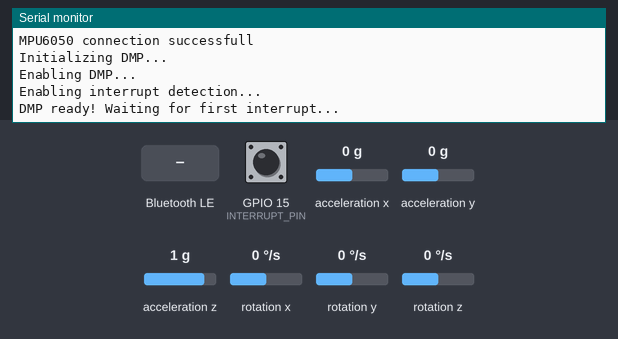
A sketch run on a simulated ESP32. Shown: the last lines printed to the serial monitor. The inputs (shaded band) are chosen by the test bench; at power-on: acceleration x 0 g, acceleration y 0 g, acceleration z 1 g, GPIO 15 (INTERRUPT_PIN) LOW, rotation x 0 °/s, rotation y 0 °/s, rotation z 0 °/s. The sensor or clock chip raises its interrupt line as the real part does; nothing arrives over Bluetooth unless stated; a phone connects over Bluetooth LE 3 s after start.

Above: at 1.7 s.
1.8 s: Bluetooth LE write "1" received
At 2.8 s:
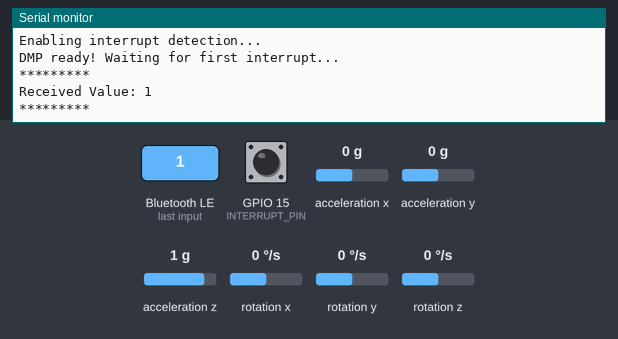
3.3 s: acceleration x set to -1.4 g
At 4.4 s:
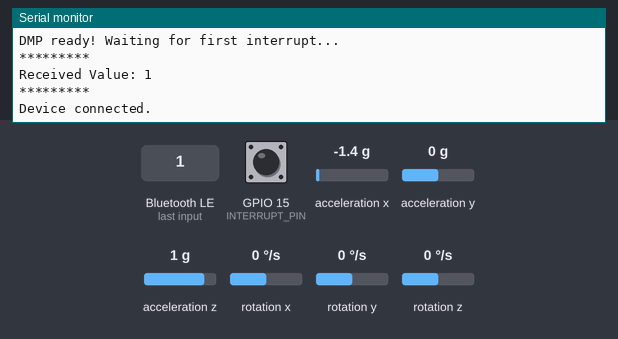
6.3 s: acceleration y set to -1.4 g
At 7.0 s:
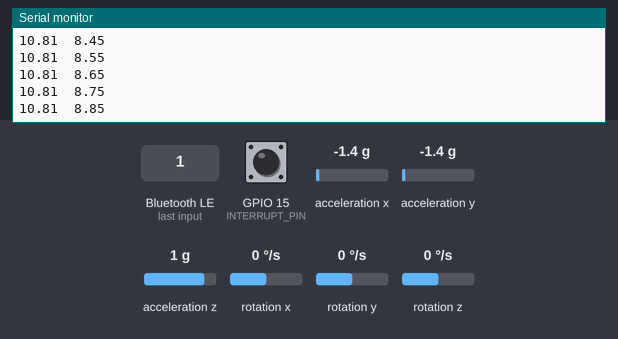
7.8 s: acceleration z set to -1.4 g
At 8.7 s:
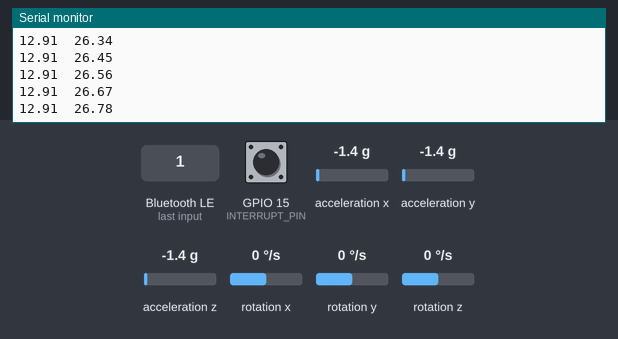
9.3 s: Bluetooth LE write "0" received
Timing chart, 0 to 11.8 s (numbered marks = the images above; inputs shaded):
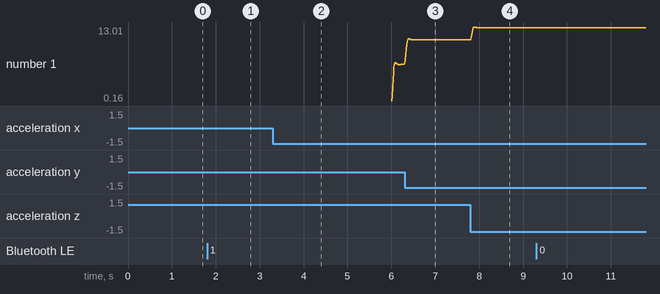

Measured:
- after the input at 1.8 s, the serial monitor: prints a new line at once (image 1)

The sketch:

OpenBST_MPU6050_ESP32.ino
```cpp
/*
 * Code adapted from MPU6050_DMP6_ESP32
 *
 * Author: Ethan Joyce
 */

#define BLUETOOTH_EN

#include "Wire.h"
#include "MPU6050_6Axis_MotionApps20.h"

#ifdef BLUETOOTH_EN
#include <BLEDevice.h>
#include <BLEServer.h>
#include <BLEUtils.h>
#include <BLE2902.h>
#endif // BLUETOOTH_EN


#define SDA_PIN         4
#define SCL_PIN         5
#define INTERRUPT_PIN   15

#define DT              0.01 /* 10ms aka 100Hz */

// Rep detection
#define REP_DETECT_V_THRESHOLD   0.10 /* m/s, used for -ve and +ve velocities */


#ifdef BLUETOOTH_EN

#define MAX_MTU                 517

#define SERVICE_UUID            "6E400001-B5A3-F393-E0A9-E50E24DCCA9E"
#define CHARACTERISTIC_UUID_RX  "6E400002-B5A3-F393-E0A9-E50E24DCCA9E"
#define CHARACTERISTIC_UUID_TX  "6E400003-B5A3-F393-E0A9-E50E24DCCA9E"

BLEServer *pServer = NULL;
BLECharacteristic *pTxCharacteristic;
bool deviceConnected = false;
bool oldDeviceConnected = false;
uint8_t txValue = 0;

uint8_t macAddress[] = {0x5C, 0x60, 0xD3, 0x6C, 0x82, 0x1C - 0x02}; // Subtract two because actual address is +2 for some reason?

#endif // BLUETOOTH_EN

MPU6050 mpu;

bool dmpReady = false;
uint8_t mpuIntStatus;
uint8_t devStatus;
uint8_t packetSize;
uint8_t fifoCount;
uint8_t fifoBuffer[64];

Quaternion q;
VectorInt16 aa;
VectorInt16 aaReal;
VectorInt16 aaWorld;
VectorFloat gravity;
float euler[3];         // [psi, theta, phi]    Euler angle container
float ypr[3];           // [yaw, pitch, roll]   yaw/pitch/roll container and gravity vector

float velocity = 0; // Cumulative sum from integration, units of m/s

// Rep detection algorithm
uint8_t rep_stage = 0; // Rep stages: 0 (no rep), 1 (-ve vel), 2 (+ve vel)

float max_accel = 0;
float min_accel = 0;
float max_velocity = 0;
float min_velocity = 0;


#ifdef BLUETOOTH_EN
  /*
   * Bluetooth Callbacks
   */
  class MyServerCallbacks: public BLEServerCallbacks {
    void onConnect(BLEServer *pServer) {
      deviceConnected = true;
    };

    void onDisconnect(BLEServer *pServer) {
      deviceConnected = false;
    };
  };

  class MyCallbacks: public BLECharacteristicCallbacks {
      void onWrite(BLECharacteristic *pCharacteristic) {
        std::string rxValue = pCharacteristic->getValue();

        if (rxValue.length() > 0) {
          Serial.println("*********");
          Serial.print("Received Value: ");
          for (int i = 0; i < rxValue.length(); i++)
            Serial.print(rxValue[i]);

          Serial.println();
          Serial.println("*********");
        }
      }
  };

#endif // BLUETOOTH_EN

/*
 * Interrupt Detection Routine
 */
volatile bool mpuInterrupt = false;
void dmpDataReady() {
  mpuInterrupt = true;
}

#ifdef BLUETOOTH_EN
  void setupBLE() {
    esp_base_mac_addr_set(macAddress);

    BLEDevice::init("OpenBST UART Service");

    pServer = BLEDevice::createServer();
    pServer->setCallbacks(new MyServerCallbacks());

    BLEService *pService = pServer->createService(SERVICE_UUID);

    pTxCharacteristic = pService->createCharacteristic(
        CHARACTERISTIC_UUID_TX,
        BLECharacteristic::PROPERTY_NOTIFY
      );
    pTxCharacteristic->addDescriptor(new BLE2902());

    BLECharacteristic *pRxCharacteristic = pService->createCharacteristic(
        CHARACTERISTIC_UUID_RX,
        BLECharacteristic::PROPERTY_WRITE
      );
    pRxCharacteristic->setCallbacks(new MyCallbacks());

    pService->start();
    pServer->getAdvertising()->start();
    Serial.println("Waiting for a BLE client connection...");
  }
#endif // BLUETOOTH_EN

void setup() {
  Serial.begin(115200);
  Serial.println("Serial connection initialized");

  #ifdef BLUETOOTH_EN
    setupBLE();
  #endif // BLUETOOTH_EN

  Wire.begin(SDA_PIN, SCL_PIN);
  Wire.setClock(400000); // 400 kHz I2C clock

  Serial.println("Initializing I2C devices...");
  mpu.initialize();
  pinMode(INTERRUPT_PIN, INPUT);

  Serial.println("Testing device connections...");
  Serial.println(mpu.testConnection() ? "MPU6050 connection successfull" : "MPU6050 connection failed");

  Serial.println("Initializing DMP...");
  devStatus = mpu.dmpInitialize();

  // Offsets found using calibration sketch
  mpu.setXAccelOffset(-6479);
  mpu.setYAccelOffset(579);
  mpu.setZAccelOffset(1596);
  mpu.setXGyroOffset(45);
  mpu.setYGyroOffset(-28);
  mpu.setZGyroOffset(-17);

  if (devStatus == 0) {
    Serial.println("Enabling DMP...");
    mpu.setDMPEnabled(true);

    Serial.println("Enabling interrupt detection...");
    attachInterrupt(digitalPinToInterrupt(INTERRUPT_PIN), dmpDataReady, RISING);
    mpuIntStatus = mpu.getIntStatus();

    Serial.println("DMP ready! Waiting for first interrupt...");
    dmpReady = true;

    packetSize = mpu.dmpGetFIFOPacketSize();
  } else { // Error occurred
    // 1 = initial memory load failed
    // 2 = DMP configuration updates failed
    Serial.print("DMP Initialization failed (code ");
    Serial.print(devStatus);
    Serial.println(")");
  }
}

#ifdef BLUETOOTH_EN
  void ble_transmitrep(char *str) {
    pTxCharacteristic->setValue(str);
    pTxCharacteristic->notify();
  }
  /*void ble_println(String str) {
    char buff[1024];
    str.toCharArray(buff, 1024);

    pTxCharacteristic->setValue(buff);
    pTxCharacteristic->notify();
  }

  void ble_println(char *str) {
    pTxCharacteristic->setValue(str);
    pTxCharacteristic->notify();
  }*/
#endif // BLUETOOTH_EN

void loop() {
  #ifdef BLUETOOTH_EN
    /*
     * BLE Checking Logic
     */
    if (!deviceConnected && oldDeviceConnected) {
      delay(500);
      pServer->startAdvertising(); // restart advertising
      Serial.println("Restarted advertising...");
      oldDeviceConnected = deviceConnected;
      return;
    } else if (!deviceConnected) {
      return; // Wait for device to be connected
    }

    if (deviceConnected && !oldDeviceConnected) {
      Serial.println("Device connected.");
      oldDeviceConnected = deviceConnected;

      // Set our MTU to max to allow notify messages > 20 chars
      pServer->updatePeerMTU(pServer->getConnId(), MAX_MTU);

      //ble_println("Connected."); // NECESSARY to send something to init connection
    }
  #endif // BLUETOOTH_EN


  /*
   * DMP Logic
   */

  if (!dmpReady) return; // Wait for DMP

  // Wait for interrupt or packet
  if (!mpuInterrupt && fifoCount < packetSize) return;

  mpuInterrupt = false;
  mpuIntStatus = mpu.getIntStatus();

  fifoCount = mpu.getFIFOCount();

  // Check for overflow
  if ((mpuIntStatus & 0x10) || fifoCount == 1024) {
    mpu.resetFIFO();
    Serial.println("FIFO overflow!");

    // Otherwise, check for DMP data ready interrupt
  } else if (mpuIntStatus & 0x02) {
    // Wait for
    while (fifoCount < packetSize) fifoCount = mpu.getFIFOCount();

    mpu.getFIFOBytes(fifoBuffer, packetSize);

    fifoCount -= packetSize;

    static int i = 300;
    if (i-- > 0) return; // Wait for short delay

    // Read direction of gravity, and raw acceleration
    mpu.dmpGetQuaternion(&q, fifoBuffer);
    mpu.dmpGetGravity(&gravity, &q);
    mpu.dmpGetAccel(&aa, fifoBuffer);

    // Apply offsets for X and Y accel -- IF READINGS ARE WRONG, CHECK THESE OFFSETS
    // OLD: aa.x -= 877;
    // OLD: aa.y -= -777;
    aa.x -= -380;
    aa.y -= -870;

    /*Serial.print("aa\t");
    Serial.print(aa.x * 9.81/8192.0);
    Serial.print("\t");
    Serial.print(aa.y * 9.81/8192.0);
    Serial.print("\t");
    Serial.println(aa.z * 9.81/8192.0);*/

    // Convert to "true world" z acceleration
    // OLD formula: float accelZ = (aa.z*cos(euler[2]) - aa.y*sin(euler[2])) * 9.81/8192.0 - 9.81;
    float accelZ = (aa.x*gravity.x + aa.y*gravity.y + aa.z*gravity.z) * 9.81/8192.0 - 9.81;
    //Serial.println(accelZ);

    // Next up, filter the accelerometer data (note, our polling operates at 100Hz or T=10ms)
    float b[] = { 0.0445, 0.0891, 0.0445 };
    float a[] = { 1.3208, -0.4989 };

    static float y1 = 0, y2 = 0, x1 = 0, x2 = 0;

    float x = accelZ;
    float y = a[0]*y1 + a[1]*y2 + b[0]*x + b[1]*x1 + b[2]*x2;

    y2 = y1;
    y1 = y;
    x2 = x1;
    x1 = x;

    //Serial.print(y);       // filtered
    //Serial.print("\t");
    //Serial.println(x);   // unfiltered

    // Greatly reduce steady state error by applying gradient function (this is kinda hacky)
    float y_processed;
    if (y < 0)
      y_processed = -(sqrt(y*y + 0.2*0.2) - 0.2);
    else
      y_processed = sqrt(y*y + 0.2*0.2) - 0.2;

    // Integrate to find velocity
    velocity += y_processed * DT;

    // Leak our cumulative sum to prevent steady state error
    velocity -= velocity*0.01*1.0/(1.0+abs(y_processed));

    Serial.print(y_processed);
    Serial.print("\t");
    Serial.println(velocity);

    // Rep starts when velocity goes negative
    if (rep_stage == 0 && velocity < -REP_DETECT_V_THRESHOLD) rep_stage = 1;

    if (rep_stage != 0) {
      // Update rep statistics
      if (y_processed > max_accel) max_accel = y_processed;
      if (y_processed < min_accel) min_accel = y_processed;
      if (velocity > max_velocity) max_velocity = velocity;
      if (velocity < min_velocity) min_velocity = velocity;

      if (rep_stage == 1 && velocity > REP_DETECT_V_THRESHOLD)
        rep_stage = 2; // Move to next stage when thresh passed

      if (rep_stage == 2 && velocity < REP_DETECT_V_THRESHOLD) {
        rep_stage = 0; // Rep is over when velocity settles back

        // Notify our client device
#ifdef BLUETOOTH_EN
        char strBuff[MAX_MTU - 3];

        sprintf(strBuff, "%.02f %0.02f %0.02f %0.02f",
          max_velocity,
          min_velocity,
          max_accel,
          min_accel
        );
        ble_transmitrep(strBuff);
        /*char strBuff[512];

        ble_println("---- REP ----");

        sprintf(strBuff, "Max accel: %f", max_accel);
        ble_println(strBuff);

        sprintf(strBuff, "Min accel: %f", min_accel);
        ble_println(strBuff);

        sprintf(strBuff, "Max vel: %f", max_velocity);
        ble_println(strBuff);

        sprintf(strBuff, "Min vel: %f", min_velocity);
        ble_println(strBuff);

        ble_println("----====----");*/
#endif // BLUETOOTH_EN

        // Reset rep-specific params
        max_accel = 0;
        min_accel = 0;
        max_velocity = 0;
        min_velocity = 0;
      }
    }
  }
}

/*#ifdef BLUETOOTH_EN
        ble_println("----------");

        char strBuff[512];

        sprintf(strBuff, "Largest accel: %f", largestAccel);
        ble_println(strBuff);

        sprintf(strBuff, "Net accel: %f", netAccel);
        ble_println(strBuff);

        sprintf(strBuff, "Largest vel: %f", largestVel);
        ble_println(strBuff);

        sprintf(strBuff, "Time passed: %d", timePassed);
        ble_println(strBuff);

        sprintf(strBuff, "Rep or not?: %s", largestAccel > 2.0 ? "true" : "false");
        ble_println(strBuff);

        ble_println("----------");
      #endif // BLUETOOTH_EN*/
```
